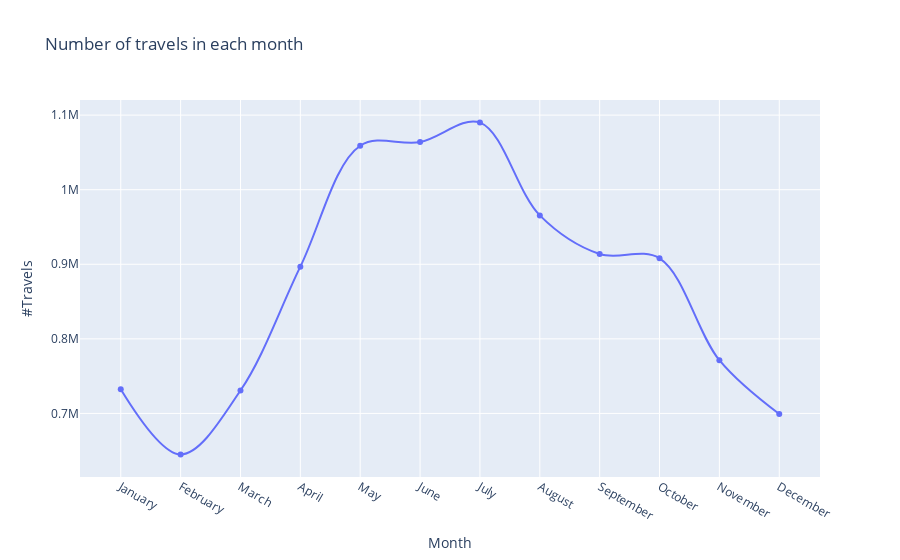

The notebook cell this image was saved under:
### Code cell
import plotly
from plotly import graph_objs as go
plotly.offline.init_notebook_mode(connected=True)

plotly.offline.iplot({
    "data": [go.Scatter(x=df_month['index'], y=df_month['Count'], name='Start month', line_shape='spline')], 
    "layout": go.Layout(title='Number of travels in each month',xaxis=dict(title='Month'), yaxis=dict(title='#Travels'))
})

### Figure 1 — Plotly figure (JSON) as saved in the notebook; plotly's stock layout.template omitted (floating-point values rounded to 4 significant figures)
{"data": [{"line": {"shape": "spline"}, "name": "Start month", "type": "scatter", "x": ["January", "February", "March", "April", "May", "June", "July", "August", "September", "October", "November", "December"], "y": [732551, 645067, 730725, 896782, 1058978, 1063875, 1089961, 965533, 913696, 907971, 771420, 699169]}], "layout": {"title": {"text": "Number of travels in each month"}, "xaxis": {"title": {"text": "Month"}}, "yaxis": {"title": {"text": "#Travels"}}}}
